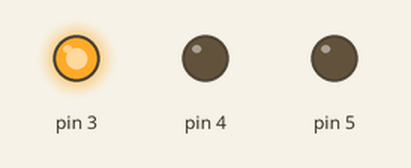
A sketch run on a simulated Arduino Uno, built with avr-gcc and run on an emulated ATmega328P. Parts: output pins drawn as LEDs (lit = HIGH).

Above: at 0.5 s.
At 1.5 s:
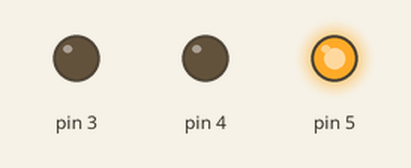
At 5.8 s:
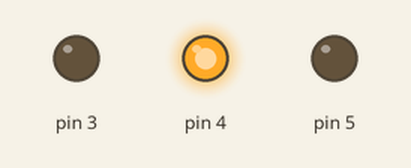
Timing chart, 0 to 7.4 s (numbered marks = the images above):
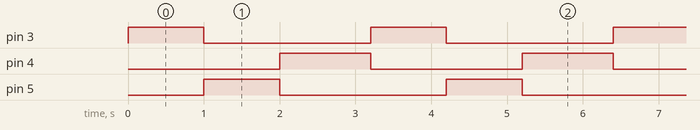

The sketch:

led_rgb1.ino
```cpp
// C++ code
//
void setup()
{
  pinMode(3, OUTPUT);
  pinMode(4, OUTPUT);
  pinMode(5, OUTPUT);
}

void loop()
{
  digitalWrite(3, HIGH);
  digitalWrite(4, LOW);
  digitalWrite(5, LOW);
  delay(1000); // Wait for 1000 millisecond(s)
  digitalWrite(3, LOW);
  digitalWrite(4, LOW);
  digitalWrite(5, HIGH);
  delay(1000); // Wait for 1000 millisecond(s)
  digitalWrite(3, LOW);
  digitalWrite(4, HIGH);
  digitalWrite(5, LOW);
  delay(1200);
}
```

Measured:
- by itself, pin 3, pin 5: alternates HIGH for 1.0 s and LOW for 2.2 s
- by itself, pin 4: alternates HIGH for 1.2 s and LOW for 2.0 s
- by itself, everything shown: repeats every 3.2 s, in 3 steps
